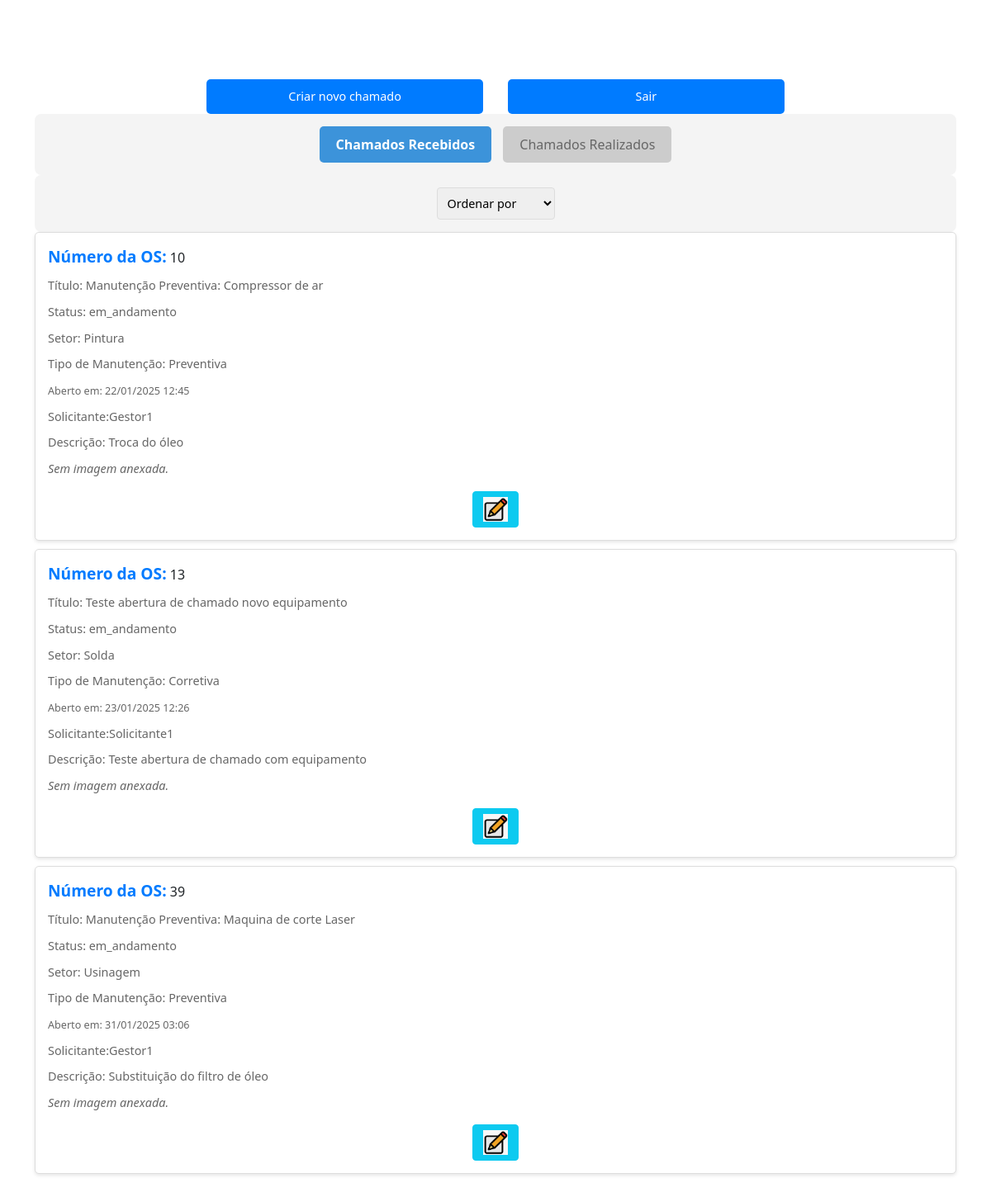
Screenshot of /tela_inicial/ (signed in) with the database file from the repository.
### gestaoOS/models.py (models this page shows, shortened)
class Chamado(models.Model):
    STATUS_CHOICES = [
        ('pendente', 'Pendente'),
        ('em_andamento', 'Em Andamento'),
        ('finalizado', 'finalizado'),
        ('concluido', 'Concluído'),
    ]
    TIPO_MANUTENCAO_CHOICES = [
        ('corretiva', 'Corretiva'),
        ('preventiva', 'Preventiva'),
        ('melhoria', 'Melhoria'),
    ]
    usuario = models.ForeignKey(User, on_delete=models.CASCADE, related_name='chamados')
    titulo = models.CharField(max_length=200)
    descricao = models.TextField()
    status = models.CharField(max_length=50, choices=STATUS_CHOICES, default='pendente')
    setor = models.ForeignKey(Setor, on_delete=models.CASCADE, related_name='setor')
    equipamento = models.ForeignKey(Equipamento, on_delete=models.CASCADE, related_name='chamados_equipamento', null=True,blank=True)
    data_criacao = models.DateTimeField(auto_now_add=True)
    data_atualizacao = models.DateTimeField(auto_now=True)
    tempo_parada = models.FloatField(null=True, help_text="Tempo de parada em horas")
    custo_total = models.DecimalField(max_digits=10, decimal_places=2, default=0)
    diagnostico = models.TextField(null=True, blank=True)
    solucao = models.TextField(null=True, blank=True)
    causa_raiz = models.TextField(null=True, blank=True)
    data_inicio_atendimento = models.DateTimeField(null=True)
    data_fim_atendimento = models.DateTimeField(null=True)
    tipo_manutencao = models.CharField(
        max_length=20,
        choices=TIPO_MANUTENCAO_CHOICES,
        default='corretiva',
    )
    tecnico = models.ForeignKey(
        User,
        on_delete=models.SET_NULL,
        null=True,
        blank=True,
        related_name='tecnico_chamados',
        limit_choices_to={'groups__name': 'Técnico'},  # Filtra apenas usuários no grupo "Técnico"
    )
    local = models.CharField(max_length=150, blank=True)
    foto = models.ImageField(upload_to='fotos_chamados/', null=True, blank=True)

class Setor(models.Model):
    nome = models.CharField(max_length=100, unique=True)
    def __str__(self):
        return self.nome

### gestaoOS/views.py (the view, shortened to what this page needs)
# urls.py: path('tela_inicial/', tela_inicial, name='tela_inicial'),
@login_required
def tela_inicial(request):
    if request.user.groups.filter(name="Gestor").exists():
        chamados = Chamado.objects.select_related('usuario', 'setor', 'tecnico')
        status = request.GET.get('status', 'pendente')
        if status:
            chamados = chamados.filter(status=status)
        tecnico_id = request.GET.get('tecnico')
        if tecnico_id:
            chamados = chamados.filter(tecnico__id=tecnico_id)
        setor_id = request.GET.get('setor')
        if setor_id:
            chamados = chamados.filter(setor__id=setor_id)
        usuario = request.GET.get('usuario', '').strip()
        if usuario:
            chamados = chamados.filter(usuario__username__icontains=usuario)
        titulo_descricao = request.GET.get('titulo_descricao', '').strip()
        if titulo_descricao:
            chamados = chamados.filter(
                models.Q(titulo__icontains=titulo_descricao) |
                models.Q(descricao__icontains=titulo_descricao)
            )
        equipamento = request.GET.get('equipamento', '').strip()
        if equipamento:
            chamados = chamados.filter(equipamento__nome__icontains=equipamento)
        tipo_manutencao = request.GET.get('tipo_manutencao', '').strip()
        if tipo_manutencao:
            chamados = chamados.filter(tipo_manutencao=tipo_manutencao)
        data = request.GET.get('data', '')
        if data == "mais_antigo":
            chamados = chamados.order_by('data_criacao')
        else:
            chamados = chamados.order_by('-data_criacao')
        tecnicos = User.objects.filter(groups__name="Técnico")
        setores = Setor.objects.all()
        for chamado in chamados:
            chamado.foto_url = chamado.foto.url if chamado.foto else None
        return render(request, 'tela_gestor.html', {
            'chamados_por_solicitante': chamados,
            'tecnicos': tecnicos,
            'setores': setores,
        })
    elif request.user.groups.filter(name="Técnico").exists():
        tipo = request.GET.get('tipo', 'recebidos')  # Padrão é "recebidos"
        if tipo == 'realizados':
            ordenar = request.GET.get('ordenar', 'mais_recente')  # Se tipo é "realizados", padrão é "mais_recente"
        else:
            ordenar = request.GET.get('ordenar', 'em_andamento')  # Padrão é "em_andamento" para outros tipos
        if tipo == 'realizados':
            chamados = Chamado.objects.filter(usuario=request.user).select_related('setor', 'tecnico')
        elif tipo == 'recebidos':
            chamados = Chamado.objects.filter(tecnico=request.user).select_related('usuario', 'setor')
        else:
            chamados = Chamado.objects.none()  # Caso tipo tenha um valor inválido
        if ordenar == "mais_recente":
            chamados = chamados.order_by('-data_criacao')
        elif ordenar == "mais_antigo":
            chamados = chamados.order_by('data_criacao')
        elif ordenar == "pendente":
            chamados = chamados.filter(status='pendente')
        elif ordenar == "em_andamento":
            chamados = chamados.filter(status='em_andamento')
        elif ordenar == "finalizado":
            chamados = chamados.filter(status='finalizado')
        elif ordenar == "concluido":
            chamados = chamados.filter(status='concluido')
        else:  # Caso ordenar tenha um valor inválido ou não especificado
            chamados = chamados.filter(status='em_andamento') if tipo == 'recebidos' else chamados.order_by('-data_criacao')
        return render(request, 'tela_tecnico.html', {'chamados': chamados, 'tipo': tipo, 'ordenar': ordenar})

### gestaoOS/templates/tela_tecnico.html (shortened to what this page needs)
{% load static %}
{% load bootstrap4 %}
<!DOCTYPE html>
<html lang="en">
<head>
    <link rel="stylesheet" href="{% static 'css/style.css' %}">
    <link href="https://cdn.jsdelivr.net/npm/bootstrap-icons/font/bootstrap-icons.css" rel="stylesheet" type="text/css">
    <link href="https://stackpath.bootstrapcdn.com/bootstrap/5.1.3/css/bootstrap.min.css" rel="stylesheet">
</head>
<body>
<div class="container">
    <div class="actions" style="display: flex; justify-content: center;">
        <a href="{% url 'criar_chamado' %}" style="margin-right: 10px;">Criar novo chamado</a>
        <a href="{% url 'login' %}">Sair</a>
    </div>
    <div class="header-filters">
        <form method="get" action="">
            <button type="submit" name="tipo" value="recebidos"
                    class="toggle-button {% if request.GET.tipo == 'recebidos' or not request.GET.tipo %}selected{% else %}deselected{% endif %}">
                    Chamados Recebidos
            </button>
            <button type="submit" name="tipo" value="realizados"
                    class="toggle-button {% if request.GET.tipo == 'realizados' %}selected{% else %}deselected{% endif %}">
                    Chamados Realizados
            </button>
        </form>
    </div>
    <div class="header-filters">
        <form method="get" action="" id="ordenar-form">
            <select name="ordenar" id="ordenar-select" onchange="updateUrl()">
                <option value="">Ordenar por</option>
            </select>
        </form>
    </div>
    <ul class="chamados-list">
        {% for chamado in chamados %}
            <li class="chamado-item">
                <div class="chamado-grid">
                    <div class="coluna-1">
                        <strong>Número da OS:</strong> {{ chamado.id }}
                        <p>Título: {{ chamado.titulo }}</p>
                        <p>Status: {{ chamado.status }}</p>
                        <p>Setor: {{ chamado.setor }}</p>
                        <p>Tipo de Manutenção: {{ chamado.get_tipo_manutencao_display }}</p>
                        <p><small>Aberto em: {{ chamado.data_criacao|date:"d/m/Y H:i" }}</small></p>
                        {% if tipo == 'recebidos' %}
                            <p>Solicitante:{{ chamado.usuario.username }}</p>
                        {% endif %}
                    </div>
                    <div class="coluna-2">
                        <p>Descrição: {{ chamado.descricao }}</p>
                        {% if chamado.foto %}
                            <div class="mt-2">
                                <a href="{{ chamado.foto.url }}" target="_blank" class="btn btn-image">
                                    <i class="bi bi-image"></i> Ver Imagem
                                </a>
                            </div>
                        {% else %}
                            <p><em>Sem imagem anexada.</em></p>
                        {% endif %}
                        {% if chamado.status == 'em_andamento' %}
                            <div class="action-buttons">
                                <a href="{% url 'gerenciar_acoes' chamado.id %}" class="btn btn-info mt-3">
                                    <img src="{% static 'images/edit_icon.png' %}" alt="Editar" style="width: 30px; height: 30px;"></i>
                                </a>
                            </div>
                        {% endif %}
                    </div>
                </div>
            </li>
        {% empty %}
            <li>
                <p>Você ainda não abriu nenhum chamado.</p>
            </li>
        {% endfor %}
    </ul>
</div>
</body>
</html>

### gestaoOS/static/css/style.css (style rules this page uses)
body { font-family: Garamond, sans-serif; margin: 0; padding: 0; background-color: #f9f9f9; color: #333; }
.container { padding: 20px; max-width: 800px; margin: 0 auto; }
.chamados-list { list-style-type: none; padding: 0; margin: 0; }
.chamados-list li { background: #ffffff; border: 1px solid #ddd; border-radius: 5px; padding: 15px; margin-bottom: 10px; box-shadow: 0 2px 4px rgba(0, 0, 0, 0.1); }
.chamados-list li strong { font-size: 1.2rem; color: #007bff; }
.chamados-list li p { margin: 10px 0 0; font-size: 0.9rem; color: #666; }
.actions { display: flex; justify-content: space-between; margin-top: 20px; gap: 20px; align-items: center; }
.actions a { text-decoration: none; color: white; background-color: #007bff; padding: 10px 15px; border-radius: 5px; font-size: 0.9rem; width: 30%; text-align: center; }
.action-buttons { display: flex; gap: 10px; justify-content: center; }
.btn { padding: 5px 10px; text-decoration: none; border-radius: 4px; transition: background-color 0.3s; }
.header-filters { display: flex; justify-content: center; flex-wrap: wrap; gap: 15px; background-color: #f4f4f4; border-radius: 8px; padding: 15px; align-items: flex-end; }
.header-filters select, .header-filters input { width: 100%; padding: 8px; border: 1px solid #ddd; border-radius: 4px; box-sizing: border-box; font-size: 0.9em; }
.toggle-button { padding: 10px 20px; border: none; border-radius: 5px; cursor: pointer; margin: 0 5px; font-size: 1rem; transition: background-color 0.3s, color 0.3s; }
.toggle-button.selected { background-color: #3C93DA; color: white; font-weight: bold; }
.toggle-button.deselected { background-color: #ccc; color: #666; }
input, select, textarea { width: 100%; }

### gestaoOS/templates/tela_tecnico.html (style rules this page uses)
body { padding-top: 56px; }

### rows the page displays
Chamado: id "10", titulo "Manutenção Preventiva: Compressor de ar", status "em_andamento", setor "Pintura", tipo_manutencao "Preventiva", data_criacao "22/01/2025 12:45", usuario.username "Gestor1", descricao "Troca do óleo", foto "Sem imagem anexada."
Chamado: id "13", titulo "Teste abertura de chamado novo equipamento", status "em_andamento", setor "Solda", tipo_manutencao "Corretiva", data_criacao "23/01/2025 12:26", usuario.username "Solicitante1", descricao "Teste abertura de chamado com equipamento", foto "Sem imagem anexada."
Chamado: id "39", titulo "Manutenção Preventiva: Maquina de corte Laser", status "em_andamento", setor "Usinagem", tipo_manutencao "Preventiva", data_criacao "31/01/2025 03:06", usuario.username "Gestor1", descricao "Substituição do filtro de óleo", foto "Sem imagem anexada."
